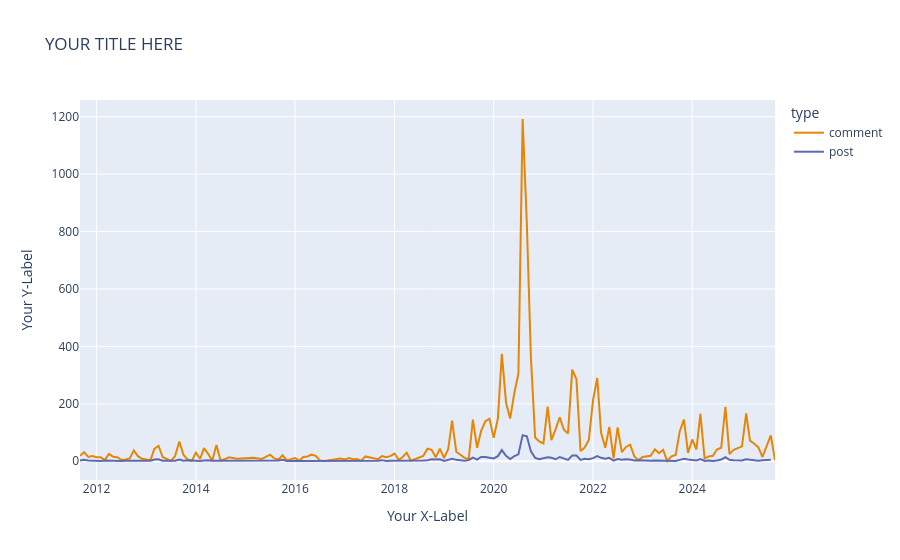

The code cell stored with this chart in its notebook:
### Markdown cell above
> 👉 **Note:** *These are all qualitative color swatches, which work best for variables that represent categories rather than a continuous scale.*

We can use these swatches in our charts by setting the value:  
`color_discrete_sequence=px.colors.qualitative.G10`

The value after the last dot is the swatch. In this case `G10`.

Modify the chart below to add your own color swatch.

### Code cell
fig_modified = px.line(
    interval_counts,
    x="interval",
    y="count",
    color="type",
    title="YOUR TITLE HERE",
    labels={"count": "Your Y-Label", "interval": "Your X-Label"},
    #Add color swatch here 
)

fig_modified.show()

### Figure 1 — Plotly figure (JSON) as saved in the notebook; plotly's stock layout.template omitted (floating-point values rounded to 4 significant figures; data arrays with more than 128 entries replaced by an {"elided": "..."} marker saying what was removed)
{"data": [{"hovertemplate": "type=comment<br>Your X-Label=%{x}<br>Your Y-Label=%{y}<extra></extra>", "legendgroup": "comment", "line": {"color": "rgb(229, 134, 6)", "dash": "solid"}, "marker": {"symbol": "circle"}, "mode": "lines", "name": "comment", "orientation": "v", "showlegend": true, "type": "scatter", "x": {"elided": "150 str values"}, "xaxis": "x", "y": {"elided": "150 int values"}, "yaxis": "y"}, {"hovertemplate": "type=post<br>Your X-Label=%{x}<br>Your Y-Label=%{y}<extra></extra>", "legendgroup": "post", "line": {"color": "rgb(93, 105, 177)", "dash": "solid"}, "marker": {"symbol": "circle"}, "mode": "lines", "name": "post", "orientation": "v", "showlegend": true, "type": "scatter", "x": {"elided": "143 str values"}, "xaxis": "x", "y": {"elided": "143 int values"}, "yaxis": "y"}], "layout": {"legend": {"title": {"text": "type"}, "tracegroupgap": 0}, "title": {"text": "YOUR TITLE HERE"}, "xaxis": {"anchor": "y", "domain": [0, 1], "title": {"text": "Your X-Label"}}, "yaxis": {"anchor": "x", "domain": [0, 1], "title": {"text": "Your Y-Label"}}}}
